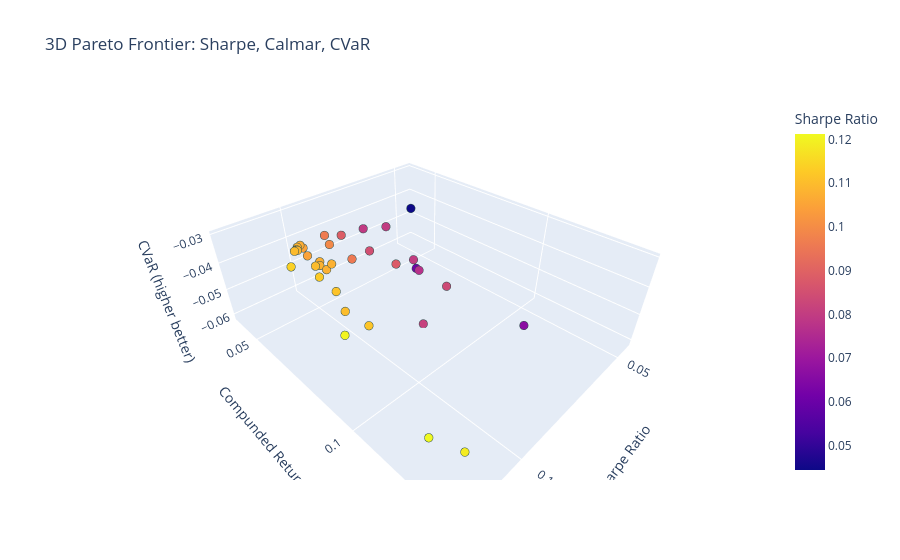

The code cell stored with this chart in its notebook:
### Code cell
fig = px.scatter_3d(
    all_avg_perf,
    x='sharpe',
    y='compunded_return',
    z='cvar',
    hover_name=all_avg_perf.index,
    color='sharpe',                # color by Sharpe (or any metric)
    title='3D Pareto Frontier: Sharpe, Calmar, CVaR',
    labels={
        'sharpe': 'Sharpe Ratio',
        'compunded_return': 'Compunded Return',
        'cvar': 'CVaR (higher better)'
    }
)

# Update marker size and appearance
fig.update_traces(marker=dict(size=5, line=dict(width=1, color='DarkSlateGrey')))

# Optional: add a plane or highlight the Pareto frontier (more complex)
# For simplicity, just show the points.

fig.show()

### Figure 1 — Plotly figure (JSON) as saved in the notebook; plotly's stock layout.template omitted (floating-point values rounded to 4 significant figures)
{"data": [{"hovertemplate": "<b>%{hovertext}</b><br><br>Sharpe Ratio=%{marker.color}<br>Compunded Return=%{y}<br>CVaR (higher better)=%{z}<extra></extra>", "hovertext": ["TemporalTransformer-custom_loss_6", "TemporalTransformer-custom_loss_10", "TemporalTransformer-custom_loss_11", "TemporalTransformer-custom_loss_12", "TemporalTransformer-custom_loss_13", "TemporalTransformer-custom_loss_14", "PatchTST-custom_loss_6", "PatchTST-custom_loss_10", "PatchTST-custom_loss_11", "PatchTST-custom_loss_12", "PatchTST-custom_loss_13", "PatchTST-custom_loss_14", "BaseLSTM-custom_loss_6", "BaseLSTM-custom_loss_10", "BaseLSTM-custom_loss_11", "BaseLSTM-custom_loss_12", "BaseLSTM-custom_loss_13", "BaseLSTM-custom_loss_14", "AttentionLSTM-custom_loss_6", "AttentionLSTM-custom_loss_10", "AttentionLSTM-custom_loss_11", "AttentionLSTM-custom_loss_12", "AttentionLSTM-custom_loss_13", "AttentionLSTM-custom_loss_14", "InvertedAttentionLSTM-custom_loss_6", "InvertedAttentionLSTM-custom_loss_10", "InvertedAttentionLSTM-custom_loss_11", "InvertedAttentionLSTM-custom_loss_12", "InvertedAttentionLSTM-custom_loss_13", "InvertedAttentionLSTM-custom_loss_14", "VLSTM-custom_loss_6", "VLSTM-custom_loss_10", "VLSTM-custom_loss_11", "VLSTM-custom_loss_12", "VLSTM-custom_loss_13", "VLSTM-custom_loss_14"], "legendgroup": "", "marker": {"color": [0.1048, 0.06632, 0.1203, 0.1068, 0.1127, 0.1078, 0.08134, 0.08889, 0.08014, 0.1188, 0.1117, 0.1097, 0.08822, 0.09569, 0.07945, 0.09639, 0.1079, 0.1071, 0.07704, 0.1212, 0.1077, 0.1102, 0.09914, 0.1047, 0.1086, 0.1113, 0.08006, 0.1085, 0.114, 0.1079, 0.0609, 0.04446, 0.08487, 0.08351, 0.11, 0.1089], "coloraxis": "coloraxis", "line": {"color": "DarkSlateGrey", "width": 1}, "size": 5, "symbol": "circle"}, "mode": "markers", "name": "", "scene": "scene", "showlegend": false, "type": "scatter3d", "x": [0.1048, 0.06632, 0.1203, 0.1068, 0.1127, 0.1078, 0.08134, 0.08889, 0.08014, 0.1188, 0.1117, 0.1097, 0.08822, 0.09569, 0.07945, 0.09639, 0.1079, 0.1071, 0.07704, 0.1212, 0.1077, 0.1102, 0.09914, 0.1047, 0.1086, 0.1113, 0.08006, 0.1085, 0.114, 0.1079, 0.0609, 0.04446, 0.08487, 0.08351, 0.11, 0.1089], "y": [0.05517, 0.1113, 0.09671, 0.05725, 0.07606, 0.07483, 0.08295, 0.05226, 0.07748, 0.1325, 0.09446, 0.0591, 0.07849, 0.06691, 0.05182, 0.05434, 0.06872, 0.06756, 0.07671, 0.1248, 0.07168, 0.08226, 0.06098, 0.05685, 0.05877, 0.08086, 0.06486, 0.05799, 0.06385, 0.05747, 0.05847, 0.0385, 0.0616, 0.09466, 0.07009, 0.05841], "z": [-0.03422, -0.05418, -0.03405, -0.0317, -0.03124, -0.02994, -0.06134, -0.03711, -0.03941, -0.04355, -0.03757, -0.0317, -0.03698, -0.03701, -0.03837, -0.0335, -0.03309, -0.03272, -0.04509, -0.04405, -0.03321, -0.04061, -0.03297, -0.03633, -0.03201, -0.0342, -0.03257, -0.03216, -0.03297, -0.03182, -0.05986, -0.04684, -0.04085, -0.03938, -0.03174, -0.03206]}], "layout": {"coloraxis": {"colorbar": {"title": {"text": "Sharpe Ratio"}}, "colorscale": [[0, "#0d0887"], [0.1111, "#46039f"], [0.2222, "#7201a8"], [0.3333, "#9c179e"], [0.4444, "#bd3786"], [0.5556, "#d8576b"], [0.6667, "#ed7953"], [0.7778, "#fb9f3a"], [0.8889, "#fdca26"], [1, "#f0f921"]]}, "legend": {"tracegroupgap": 0}, "scene": {"domain": {"x": [0, 1], "y": [0, 1]}, "xaxis": {"title": {"text": "Sharpe Ratio"}}, "yaxis": {"title": {"text": "Compunded Return"}}, "zaxis": {"title": {"text": "CVaR (higher better)"}}}, "title": {"text": "3D Pareto Frontier: Sharpe, Calmar, CVaR"}}}
